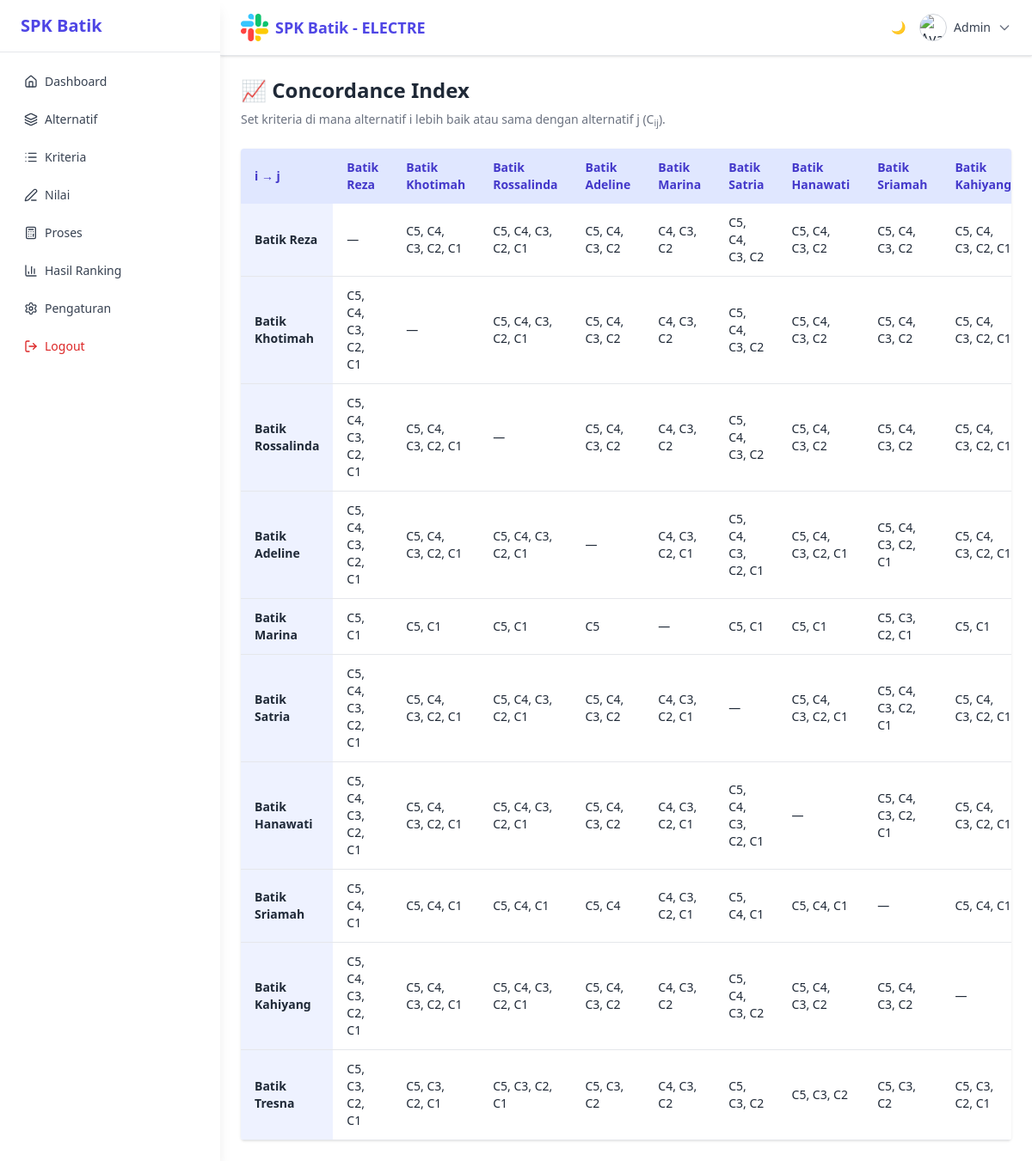
/app/views/proses/concordance_index.php (signed in), run on the app's committed database.
### tables this page shows
CREATE TABLE `alternatif` (
  `id` int NOT NULL,
  `nama` varchar(100) NOT NULL,
  `kategori` varchar(100) DEFAULT NULL,
  `asal_daerah` varchar(100) DEFAULT NULL,
  `deskripsi` text,
  `created_at` timestamp NULL DEFAULT CURRENT_TIMESTAMP
);

### app/views/proses/concordance_index.php (the view, shortened to what this page needs)
<?php
require_once '../../../config/db.php';
$pageTitle = "📈 Concordance Index";
$alternatifs = $conn->query("SELECT id, nama FROM alternatif ORDER BY id")->fetchAll(PDO::FETCH_ASSOC);
$kriteria = $conn->query("SELECT id, kode, nama, bobot FROM kriteria ORDER BY id")->fetchAll(PDO::FETCH_ASSOC);
$nilaiStmt = $conn->query("SELECT id_alternatif, id_kriteria, nilai FROM nilai");
$nilai = [];
while ($row = $nilaiStmt->fetch(PDO::FETCH_ASSOC)) {
  $nilai[$row['id_alternatif']][$row['id_kriteria']] = $row['nilai'];
}
function getConcordanceSet($a, $b, $nilai, $kriteria) {
  $set = [];
  foreach ($kriteria as $k) {
    $ka = $nilai[$a][$k['id']] ?? 0;
    $kb = $nilai[$b][$k['id']] ?? 0;
    if ($ka >= $kb) {
      $set[] = $k['kode'];
    }
  }
  return $set;
}
?>
<!DOCTYPE html>
<html lang="id">
<head>
  <script src="https://cdn.tailwindcss.com"></script>
</head>
<body class="bg-white dark:bg-gray-900 text-gray-800 dark:text-white min-h-screen">
<?php include '../layouts/sidebar.php'; ?>
<div class="ml-64 flex-1 flex flex-col">
  <?php include '../layouts/topbar.php'; ?>
  <main class="flex-1 px-6 py-6 fade-in">
    <h1 class="text-2xl font-bold mb-2"><?= $pageTitle ?></h1>
    <p class="mb-6 text-sm text-gray-500 dark:text-gray-400">Set kriteria di mana alternatif i lebih baik atau sama dengan alternatif j (C<sub>ij</sub>).</p>
    <div class="overflow-auto bg-white dark:bg-gray-800 rounded shadow">
      <table class="min-w-full text-sm text-gray-800 dark:text-gray-200 text-left">
        <thead class="bg-indigo-100 dark:bg-indigo-900 text-indigo-700 dark:text-indigo-300">
          <tr>
            <th class="px-4 py-3">i → j</th>
            <?php foreach ($alternatifs as $b): ?>
              <th class="px-4 py-3"><?= htmlspecialchars($b['nama']) ?></th>
            <?php endforeach ?>
          </tr>
        </thead>
        <tbody>
          <?php foreach ($alternatifs as $a): ?>
            <tr class="border-b border-gray-200 dark:border-gray-700">
              <th class="px-4 py-3 bg-indigo-50 dark:bg-indigo-900"><?= htmlspecialchars($a['nama']) ?></th>
              <?php foreach ($alternatifs as $b): ?>
                <td class="px-4 py-3">
                  <?php
                    if ($a['id'] == $b['id']) {
                      echo '—';
                    } else {
                      $set = getConcordanceSet($a['id'], $b['id'], $nilai, $kriteria);
                      echo implode(', ', $set);
                    }
                  ?>
                </td>
              <?php endforeach ?>
            </tr>
          <?php endforeach ?>
        </tbody>
      </table>
    </div>
  </main>
</div>
</body>
</html>

### app/views/proses/concordance_index.php (style rules this page uses)
.fade-in { animation: fadeIn .5s ease-out forwards; opacity: 0; transform: translateY(10px); }

### data on the page
alternatif: nama "Batik Reza", set "C5, C4, C3, C2, C1", set "C5, C1", set "C5, C4, C1", set "C5, C3, C2, C1"
alternatif: nama "Batik Khotimah", set "C5, C4, C3, C2, C1", set "C5, C1", set "C5, C4, C1", set "C5, C3, C2, C1"
alternatif: nama "Batik Rossalinda", set "C5, C4, C3, C2, C1", set "C5, C1", set "C5, C4, C1", set "C5, C3, C2, C1"
alternatif: nama "Batik Adeline", set "C5, C4, C3, C2", set "C5", set "C5, C4", set "C5, C3, C2"
alternatif: nama "Batik Marina", set "C4, C3, C2", set "C4, C3, C2, C1"
alternatif: nama "Batik Satria", set "C5, C4, C3, C2", set "C5, C4, C3, C2, C1", set "C5, C1", set "C5, C4, C1", set "C5, C3, C2"
alternatif: nama "Batik Hanawati", set "C5, C4, C3, C2", set "C5, C4, C3, C2, C1", set "C5, C1", set "C5, C4, C1", set "C5, C3, C2"
alternatif: nama "Batik Sriamah", set "C5, C4, C3, C2", set "C5, C4, C3, C2, C1", set "C5, C3, C2, C1", set "C5, C3, C2"
alternatif: nama "Batik Kahiyang", set "C5, C4, C3, C2, C1", set "C5, C1", set "C5, C4, C1", set "C5, C3, C2, C1"
alternatif: nama "Batik Tresna"

### other printed values
$title "Dashboard"
$title "Alternatif"
$title "Kriteria"
$title "Nilai"
$title "Proses"
$title "Hasil Ranking"
$title "Pengaturan"
$_SESSION['user']['username'] "Admin"
$pageTitle "📈 Concordance Index"
